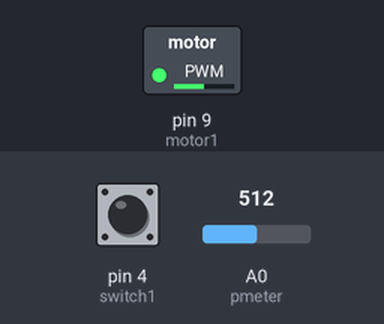
Recording of a sketch running on a simulated Arduino Uno, built with avr-gcc and run on an emulated ATmega328P. Shown: switched loads named in the sketch (green lamp = pin HIGH). The test bench sets the inputs (shaded band); at power-on: A0 (pmeter) = 512, pin 4 (switch1) LOW.

Above: at 1.2 s.
1.3 s: A0 (pmeter) set to 716
At 1.6 s:
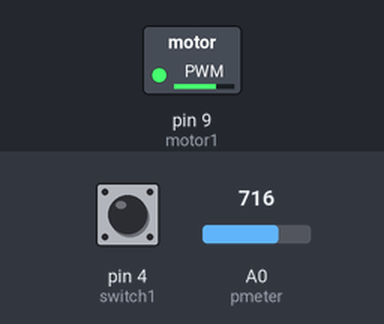
2.8 s: A0 (pmeter) set to 900
At 3.9 s:
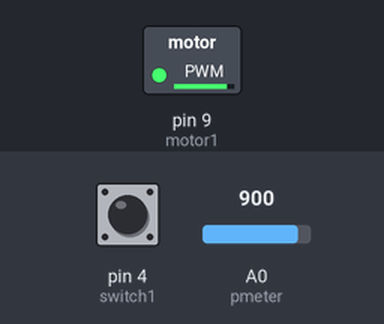
4.3 s: A0 (pmeter) set to 122
At 5.1 s:
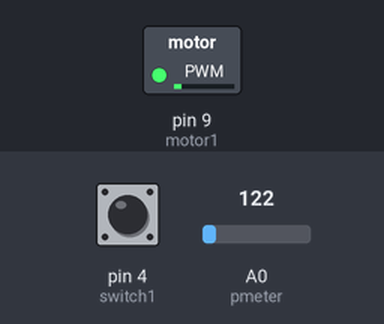
5.8 s: A0 (pmeter) set to 0
At 6.2 s:
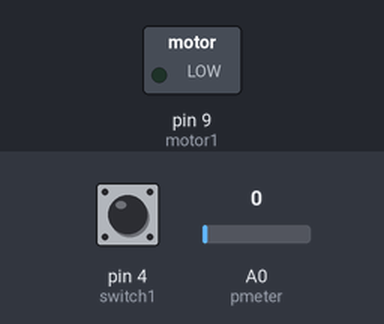
7.3 s: A0 (pmeter) set to 511
At 8.5 s:
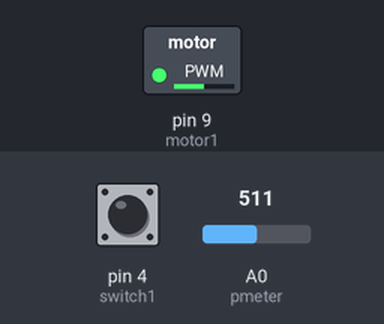
Timing chart, 0 to 9.8 s (numbered marks = the images above; inputs shaded):
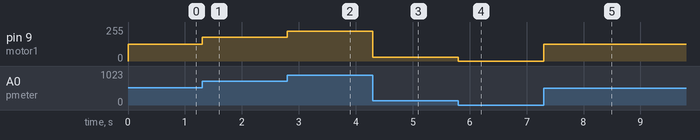

Measured:
- after the input at 1.3 s, pin 9 (motor1): 127/255 → 178/255 at once
- after the input at 2.8 s, pin 9 (motor1): 178/255 → 224/255 at once
- after the input at 4.3 s, pin 9 (motor1): 224/255 → 30/255 at once
- after the input at 5.8 s, pin 9 (motor1): 30/255 → 0/255 at once
- after the input at 7.3 s, pin 9 (motor1): 0/255 → 127/255 at once

The sketch:

project7.ino
```cpp
int switch1 = 4;
int motor1 = 9;
int pmeter = A0;

void setup() {
  // put your setup code here, to run once:
  pinMode(switch1, INPUT);
  pinMode(motor1, OUTPUT);
  pinMode(pmeter, INPUT);

}

void loop() {
  // put your main code here, to run repeatedly:
  int switch2 = digitalRead(switch1);
  int pmeter2 = analogRead(pmeter);
  int speed = map(pmeter2, 0, 1023, 0, 255);
  Serial.println(switch2);
  Serial.println(pmeter2);

//uses the switch only to regulate the speed of the motor

  // if(switch2 == HIGH){
  //   digitalWrite(motor1, HIGH);
  // }
  // else{
  //   digitalWrite(motor1, LOW);
  // }

//intergrates both switch and the pontentiometer to regulate the speed of the  motor
   if(switch2 == 1){
    analogWrite(motor1, speed);
  }
  else{
    analogWrite(motor1, speed);
  }

}
```
